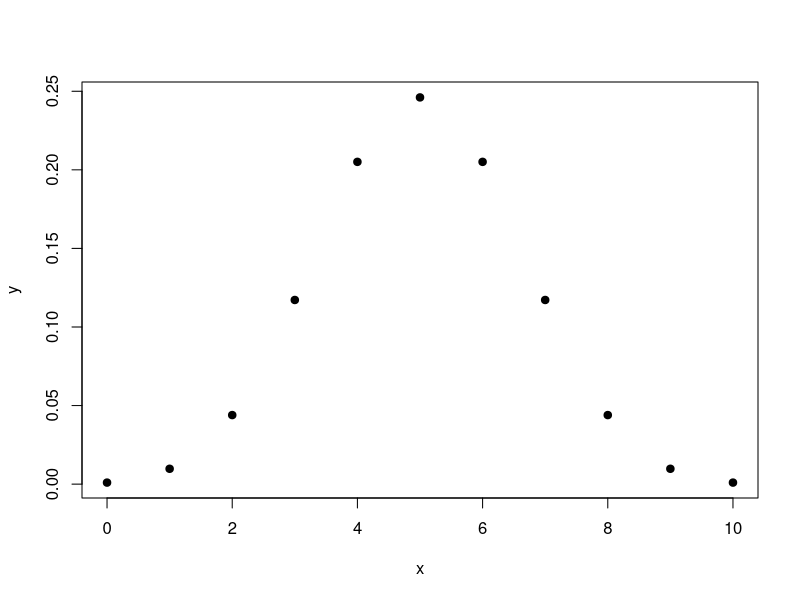
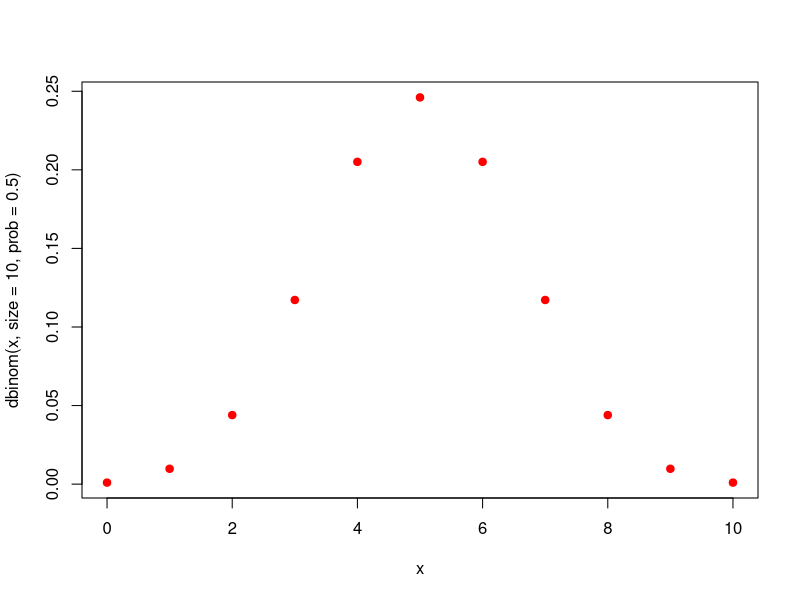
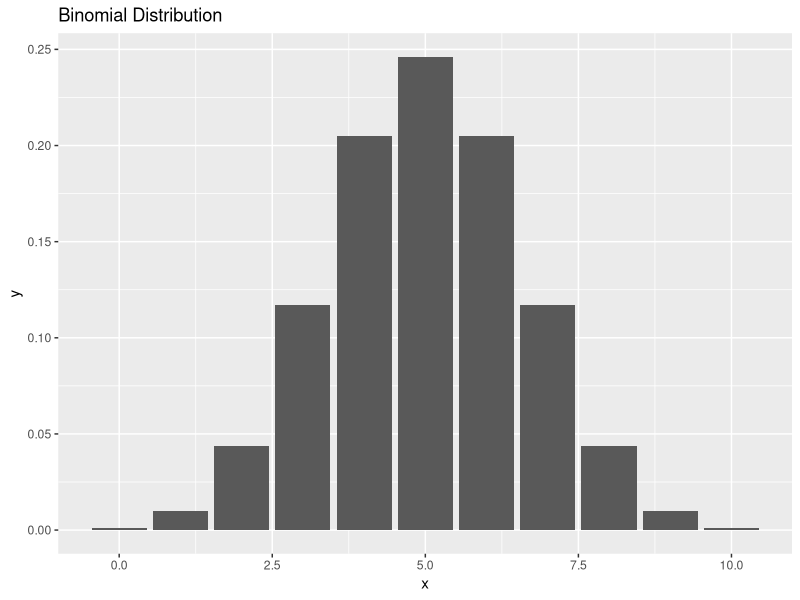
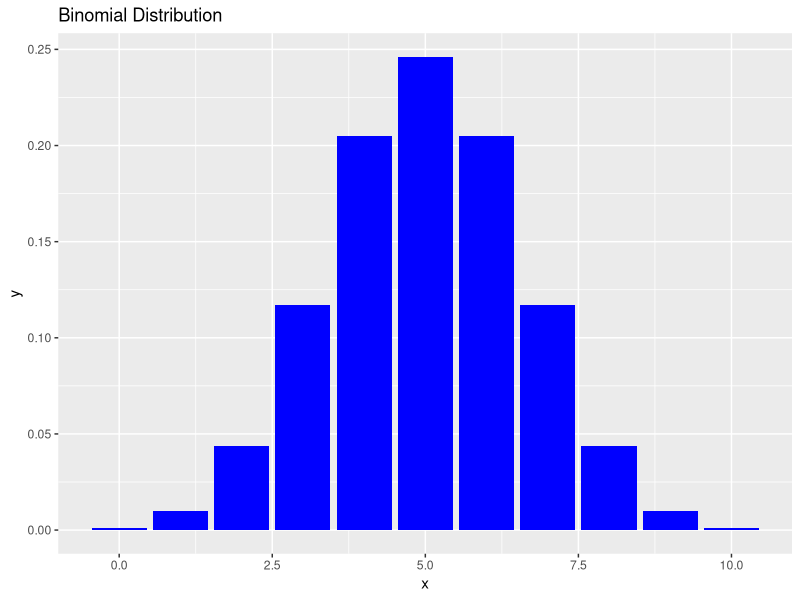
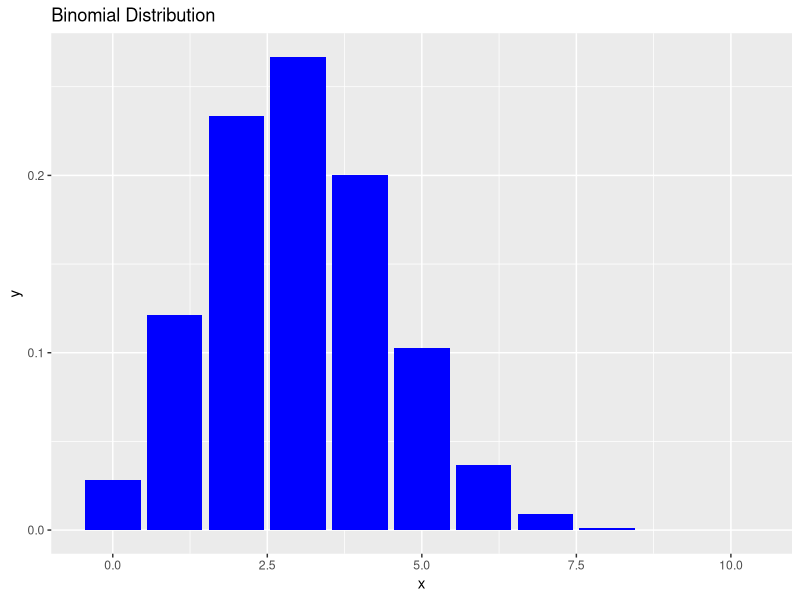
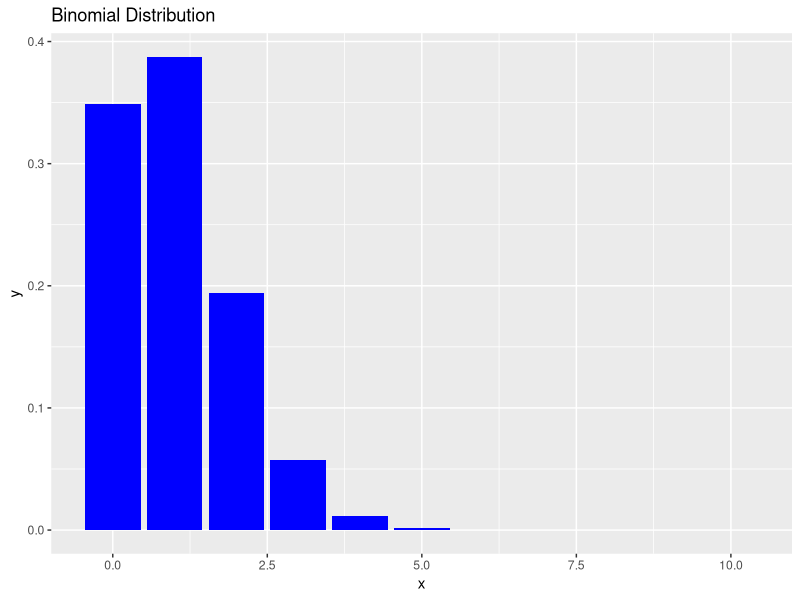
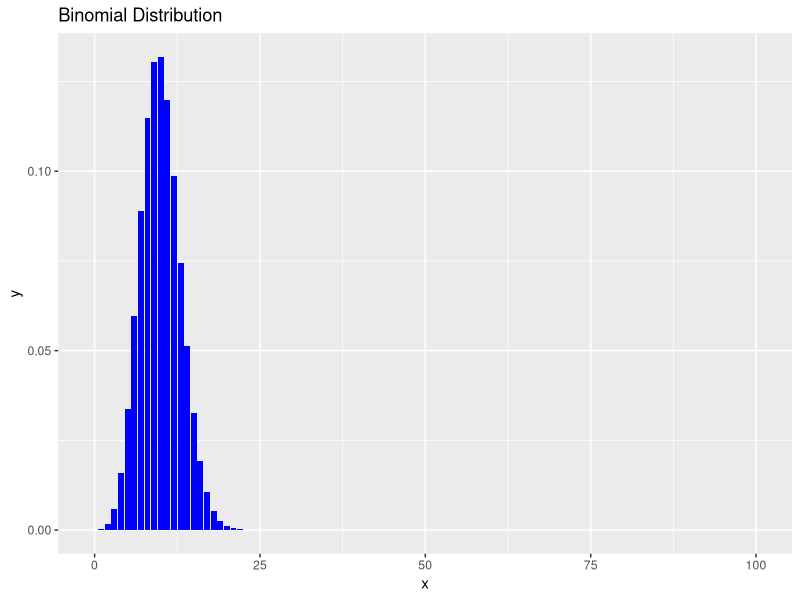
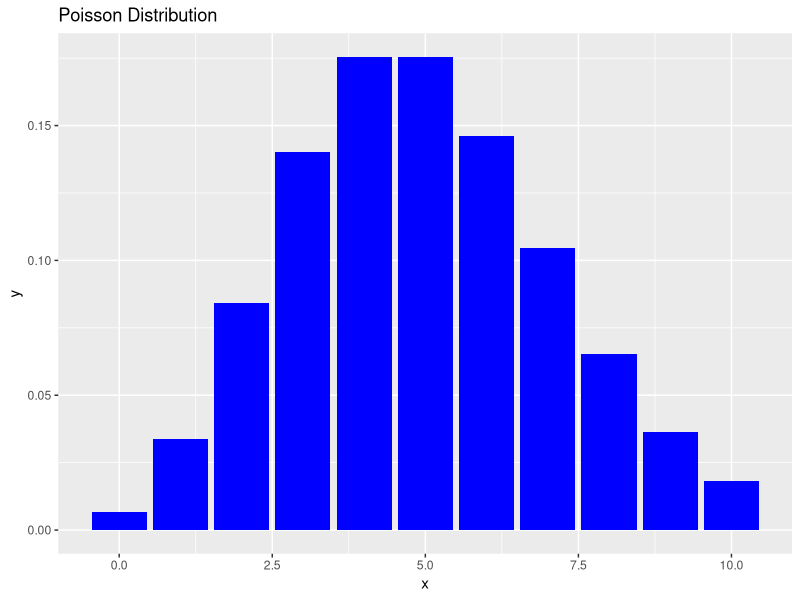

Reproduce these figures in R, in order.
library(tidyverse)

# Bernoulli

sample(c("H", "T"), size = 1, replace = T)
sample(c("H", "T"), size = 1, replace = T, prob = c(0.2, 0.8))

a <- sample(c("H", "T"),
            size = 10,
            replace = T)
table(a)

b <- sample(c("H", "T"),
            size = 10,
            replace = T,
            prob = c(0.2, 0.8))
table(b)

# Binomial

dbinom(5, size = 10, prob = 0.5)
pbinom(5, size = 10, prob = 0.5)
qbinom(0.5, size = 10, prob = 0.5)
rbinom(10, size = 10, prob = 0.5)

sum(dbinom(0:5, size = 10, prob = 0.5))
pbinom(5, size = 10, prob = 0.5)
qbinom(0.623, size = 10, prob = 0.5)

x <- 0:10
y = dbinom(x, size = 10, prob = 0.5)
plot(x, y, pch = 19)

plot(x, y=dbinom(x, size = 10, prob = 0.5),
     pch = 19, col = "red")

df <- data.frame(x, y)

df %>% ggplot(aes(x, y)) +
  geom_col() +
  labs(title="Binomial Distribution")

tibble(x, y = dbinom(x, size = 10, prob = 0.5)) %>% 
  ggplot(aes(x, y)) +
  geom_col(fill = "blue") +
  labs(title = "Binomial Distribution")

tibble(x, y = dbinom(x, size = 10, prob = 0.3)) %>% 
  ggplot(aes(x, y)) +
  geom_col(fill = "blue") +
  labs(title = "Binomial Distribution")

tibble(x, y = dbinom(x, size = 10, prob = 0.1)) %>% 
  ggplot(aes(x, y)) +
  geom_col(fill = "blue") +
  labs(title = "Binomial Distribution")

tibble(x = 0:100, y = dbinom(x, size = 100, prob = 0.1)) %>% 
  ggplot(aes(x, y)) +
  geom_col(fill = "blue") +
  labs(title = "Binomial Distribution")

# Poisson: events to time, E(x) = lambda

n <- 10
p <- 0.5
(lambda <- n * p)

dpois(5, lambda = lambda)
ppois(5, lambda = lambda)
qpois(0.5, lambda = lambda)
rpois(10, lambda = lambda)

tibble(x = 0:n, y = dpois(x, lambda = lambda)) %>% 
  ggplot(aes(x, y)) +
  geom_col(fill = "blue") +
  labs(title = "Poisson Distribution")

tibble(x = 0:n, y = dpois(x, lambda = lambda / 5)) %>% 
  ggplot(aes(x, y)) +
  geom_col(fill = "blue") +
  labs(title = "Poisson Distribution")

n; p
dbinom(5, size = n, prob = p)
dpois(5, lambda = lambda)

n <- 100
p <- 0.01
(lambda <- n * p)

dbinom(5, size = n, prob = p)
dpois(5, lambda = lambda)

rm(list=ls())
